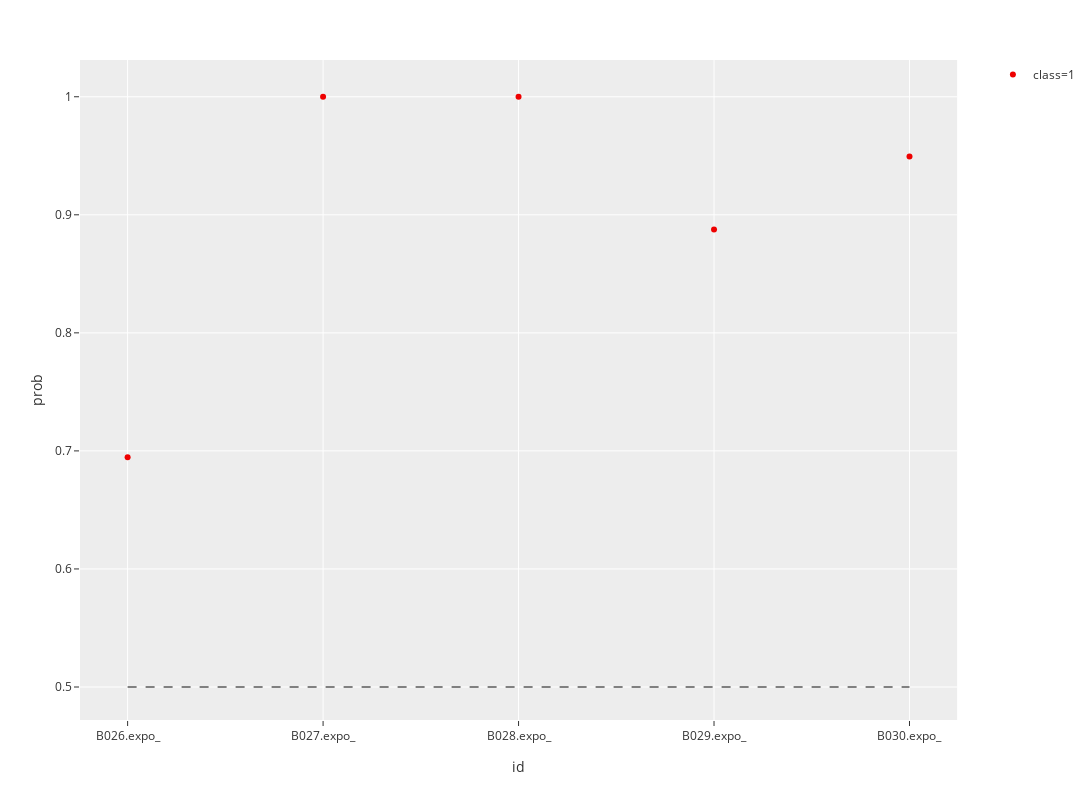

Notebook code for this chart:
### Code cell
new_data = pd.read_excel('C:/Users/pc/OneDrive/PLTTECH/Project/20191218_liver_cancer/rawdata/test_26_30.xlsx')
new_data.iloc[:, 1:-1] = new_data.iloc[:, 1:-1].multiply(100)
new_data.iloc[:, 1:-1] = pd.DataFrame(stdsc.transform(new_data.iloc[:, 1:-1].values), columns=new_data.columns[1:-1])
new_data = new_data.loc[:, selected_columns]
new_data_df = lungCancerPrediction(new_data, 'new_data')
new_data_df.to_excel('C:/Users/pc/Desktop/肝癌.xlsx')

### Figure 1 — Plotly figure (JSON) as saved in the notebook; plotly's stock layout.template omitted (floating-point values rounded to 4 significant figures)
{"data": [{"hoverlabel": {"namelength": 0}, "hovertemplate": "class=1<br>id=%{x}<br>prob=%{y}", "legendgroup": "class=1", "marker": {"color": "#EE0000", "symbol": "circle"}, "mode": "markers", "name": "class=1", "showlegend": true, "type": "scatter", "x": ["B026.expo_", "B027.expo_", "B028.expo_", "B029.expo_", "B030.expo_"], "xaxis": "x", "y": [0.6946, 1.0, 1.0, 0.8876, 0.9494], "yaxis": "y"}, {"line": {"color": "grey", "dash": "dash"}, "mode": "lines", "showlegend": false, "type": "scatter", "x": ["B026.expo_", "B030.expo_"], "y": [0.5, 0.5]}], "layout": {"height": 800, "legend": {"tracegroupgap": 0}, "margin": {"t": 60}, "width": 1200, "xaxis": {"anchor": "y", "domain": [0, 0.98], "title": {"text": "id"}}, "yaxis": {"anchor": "x", "domain": [0, 1], "title": {"text": "prob"}}}}
